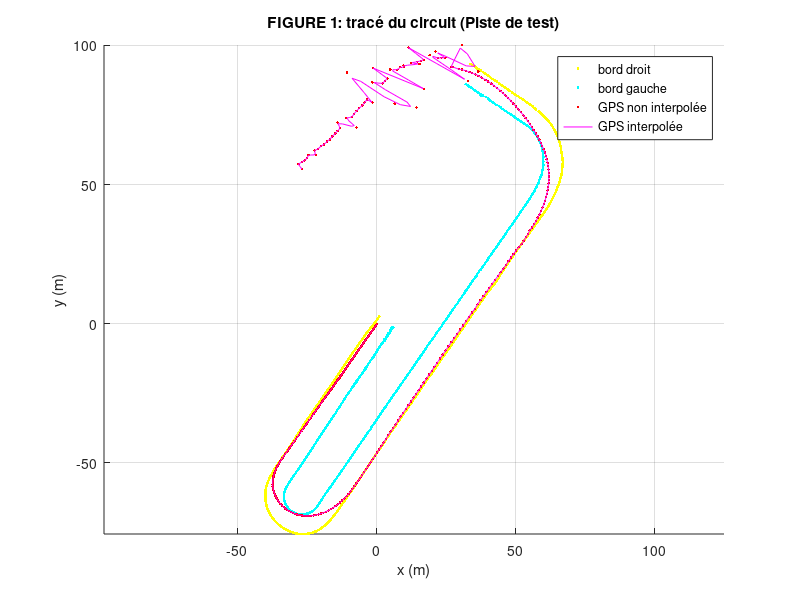
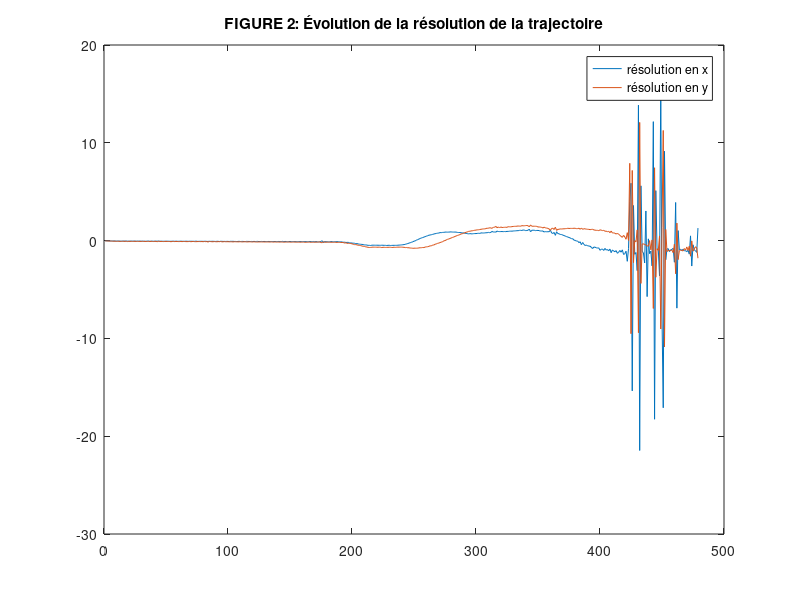
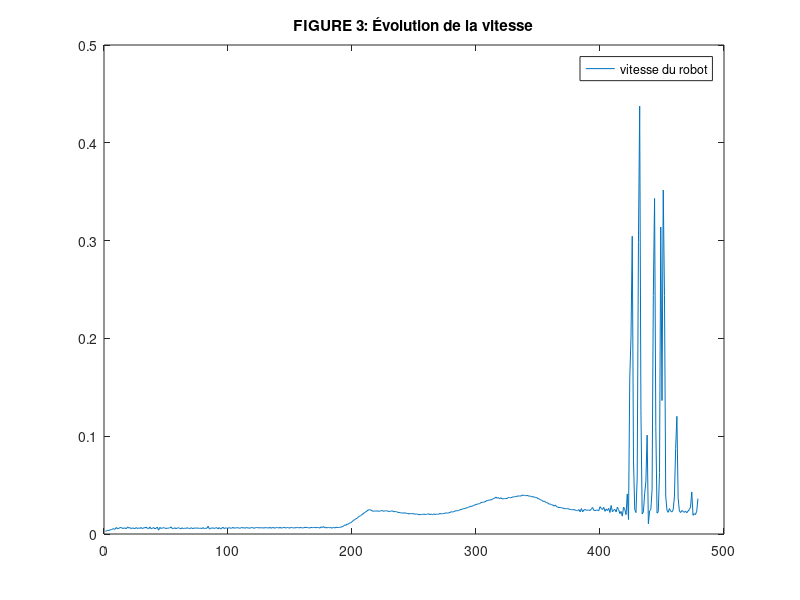
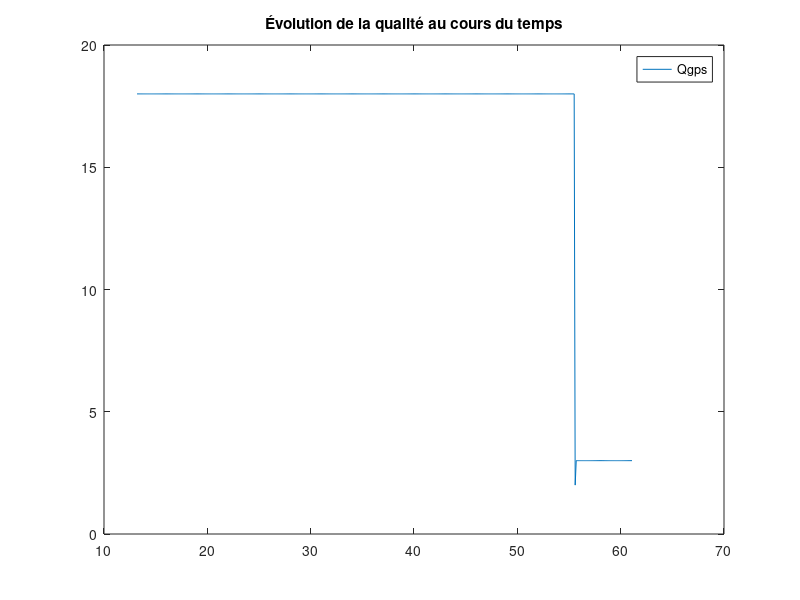

These figures' MATLAB source, in order:
clearvars;
myFile = load('dataGps.mat').dataGps;

grid_dimensions = [2 3]; % dimensions de la grille des plots

% Exercice 1
% Question 1
Tgps = myFile(:, 1);
Xgps = myFile(:, 2);
Ygps = myFile(:, 3);
Qgps = myFile(:, 4);
DataOk = myFile(:, 5);


clearedTgps = diff(Tgps); % Tgps sans les doublons
clearedTgps(clearedTgps == 0) = []; % on supprime toutes
nbElem = numel(clearedTgps); % nb de mesures uniques
maxMin = max(Tgps)-min(Tgps);
freq = nbElem / maxMin

% Question 2
% LOCALISATION D'UN VEHICULE PAR GPS ET CAPTEURS EMBARQUES.

% Interpolation
Tnouveaux = linspace(Tgps(1), Tgps(end), 1000);

Xint_lin = interp1(Tgps, Xgps, Tnouveaux, 'linear');
Yint_lin = interp1(Tgps, Ygps, Tnouveaux, 'linear');


%DECLARATIONS DES CONSTANTES ET DES VARIABLES (D?finitions)

Fgps=10;              % Fréquence du GPS en Hz
Tech=0.02;            % Période l?acquisition (50Hz)

x(1)=0;                % Abscisse initial du v?hicule (signal non biais?)
y(1)=0;                % Ordonn?e initiale du v?hicule (signal non biais?)
phi(1)=-2.18;          % Cap initial du v?hicule (signal non biais?) en rad
x_b(1)=0;              % Abscisse initial du v?hicule (signal biais?)
y_b(1)=0;              % Ordonn?e initiale du v?hicule (signal biais?)
phi_b(1)=-2.18;        % Cap initial du v?hicule (signal biais?) en rad

% ACQUISITION DES SIGNAUX

load Circuit_layout_map.mat % Chargement du fichier Circuit_layout_map.mat


%  Coordonnées des accotements droit et gauche du trac? du circuit de Rixheim
x1=map_bd(:,1); % Abscisses bord droit
y1=map_bd(:,2); % Ordonn?es bord droit
x2=map_bg(:,1); % Abscisses bord gauche
y2=map_bg(:,2); % Ordonn?es bord gauche




% AFFICHAGE GRAPHIQUE

% Afficharge FIGURE 1: Trac? du circuit
fig001=figure;  % Cr?ation figure 001
grid on;
%subplot(grid_dimensions(1),grid_dimensions(2), [1 2]);
hold on         %  Maintenir active la figure cr??e pour ajout de trac?s
plot(x1,y1,'y.')% Tracé du bord droit du circuit non interpol? en jaune
plot(x2,y2,'c.')% Tracé du bord gauche du circuit non interpol? en cyan
plot(Xgps, Ygps, 'r.');
plot(Xint_lin, Yint_lin, 'm');
axis equal;     % Repère orthonormé
xlabel('x (m)') % Abscisses en metre
ylabel('y (m)') % Ordonn?es en metre
title('FIGURE 1: tracé du circuit (Piste de test)') % Titre
legend('bord droit','bord gauche', 'GPS non interpolée', 'GPS interpolée') % Légende

fig002 = figure;



% Question 3
% calcul de l'évolution de la résolution
deltaX = diff(Xgps);
deltaX(deltaX == 0) = [];
deltaY = diff(Ygps);
deltaY(deltaY == 0) = [];

%subplot(grid_dimensions(1),grid_dimensions(2), [4 6]);
plot(deltaX);
hold on;
plot(deltaY);

title("FIGURE 2: Évolution de la résolution de la trajectoire");
legend('résolution en x', 'résolution en y');

% calcul de l'évolution de la vitesse du véhicule
fig003 = figure;
distances = sqrt(deltaX.^2 + deltaY.^2);
vitesses = distances ./ unique(Tgps)(1:end-1);

%subplot(grid_dimensions(1), grid_dimensions(2), 3);
plot(vitesses);

title("FIGURE 3: Évolution de la vitesse");
legend('vitesse du robot');

% Question 4
newFig = figure;
plot(Tgps, Qgps)
title('Évolution de la qualité au cours du temps');
legend('Qgps');





